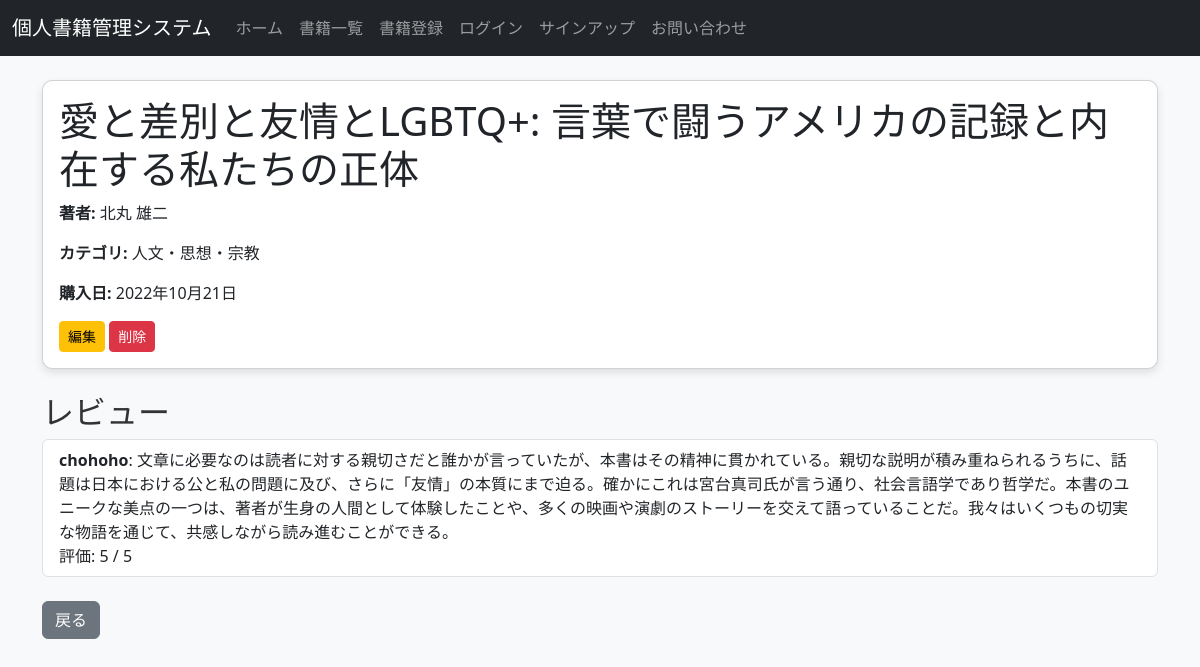
Page /books/3/ on the committed database.
### books/models.py (models this page shows, shortened)
class Book(models.Model):
    title = models.CharField(max_length=200, verbose_name='タイトル')
    author = models.CharField(max_length=100, verbose_name='著者')
    category = models.ForeignKey(Category, on_delete=models.SET_NULL, null=True, blank=True, verbose_name="カテゴリ")
    purchase_date = models.DateField(verbose_name='購入日')
    cover_image = models.ImageField(upload_to='book_covers/', blank=True, null=True, verbose_name='表紙画像')
    user = models.ForeignKey(User, on_delete=models.CASCADE, verbose_name='登録者')

class Category(models.Model):
    name = models.CharField(max_length=100, unique=True, verbose_name='カテゴリ')
    def __str__(self):
        return self.name

### reviews/models.py (models this page shows, shortened)
class Review(models.Model):
    book = models.ForeignKey(Book, related_name='reviews', on_delete=models.CASCADE)
    user = models.ForeignKey(User, on_delete=models.CASCADE)
    comment = models.TextField()
    rating = models.IntegerField(choices=[(i, i) for i in range(1, 6)])
    created_at = models.DateTimeField(auto_now_add=True)

### books/views.py (the view)
# urls.py: path('<int:pk>/', views.book_detail, name='book_detail'),
def book_detail(request, pk):
    book = get_object_or_404(Book, pk=pk)
    reviews = book.reviews.all()
    return render(request, 'books/book_detail.html', {'book': book, 'reviews': reviews})

### books/templates/books/book_detail.html (shortened to what this page needs)
{% extends 'base.html' %}
{% block content %}
<div class="card mb-4">
    <div class="card-body">
        <h1 class="card-title">{{ book.title }}</h1>
        <p><strong>著者:</strong> {{ book.author }}</p>
        <p><strong>カテゴリ:</strong> {{ book.category }}</p>
        <p><strong>購入日:</strong> {{ book.purchase_date }}</p>
        <div>
            <a href="{% url 'book_update' book.pk %}" class="btn btn-warning btn-sm">編集</a>
            <a href="{% url 'book_delete' book.pk %}" class="btn btn-danger btn-sm">削除</a>
        </div>
    </div>
</div>
<h2 class="mt-4">レビュー</h2>
<ul class="list-group">
    {% for review in book.reviews.all %}
        <li class="list-group-item">
            <strong>{{ review.user.username }}</strong>: {{ review.comment }}
            <br>評価: {{ review.rating }} / 5
            <br>
        </li>
    {% empty %}
        <li class="list-group-item">まだレビューがありません。</li>
    {% endfor %}
</ul>
<div class="mt-4">
    <a href="{% url 'book_list' %}" class="btn btn-secondary">戻る</a>
</div>
{% endblock %}

### books/static/css/style.css (style rules this page uses)
body { background-color: #f8f9fa; }
.card { box-shadow: 0 4px 8px rgba(0, 0, 0, 0.1); }
.card { border-radius: 10px; box-shadow: 0 4px 8px rgba(0, 0, 0, 0.1); }
h2 { color: #333; }

### rows in the picture
Book: title "愛と差別と友情とLGBTQ+: 言葉で闘うアメリカの記録と内在する私たちの正体", author "北丸 雄二", category "人文・思想・宗教", purchase_date "2022年10月21日"
Review: user.username "chohoho", comment "文章に必要なのは読者に対する親切さだと誰かが言っていたが、本書はその精神に貫かれている。親切な説明が積み重ねられるうちに、話題は日本における公と私の問題に及び、さらに「友情」の本質にまで迫る。確かにこれは宮台真司氏が言う通り、社会言語学であり哲学だ。本書のユニークな美点の一つは、著者が生身の人間として体験したことや、多くの映画や演劇のストーリーを交えて語っていることだ。我々はいくつもの切実な物語を通じて、共感しながら読み進むことができる。", rating "5"
